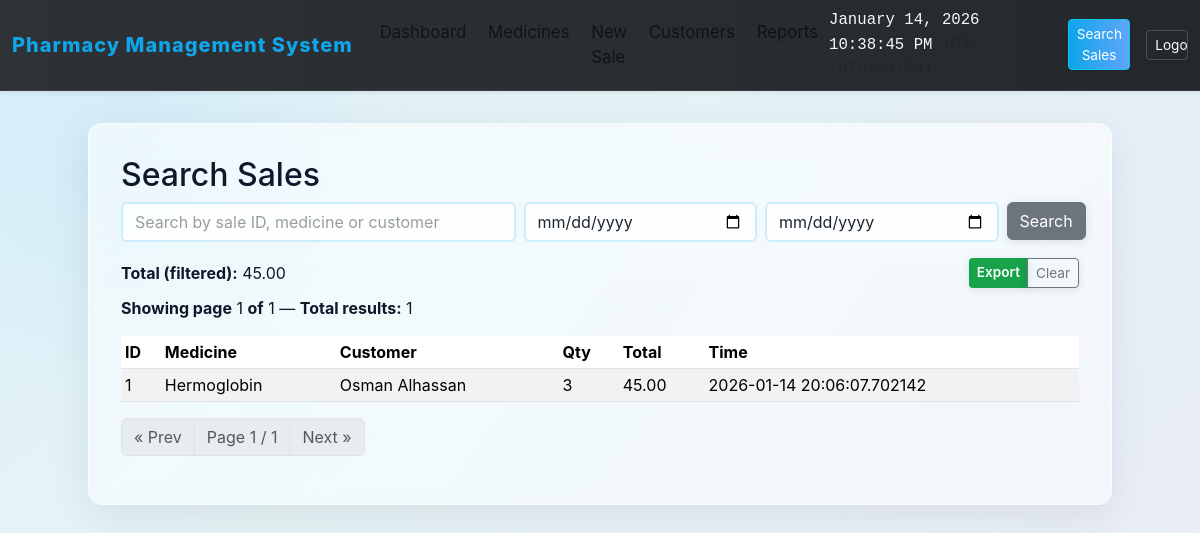
The page /sales/search (signed in) on the database as committed earlier.
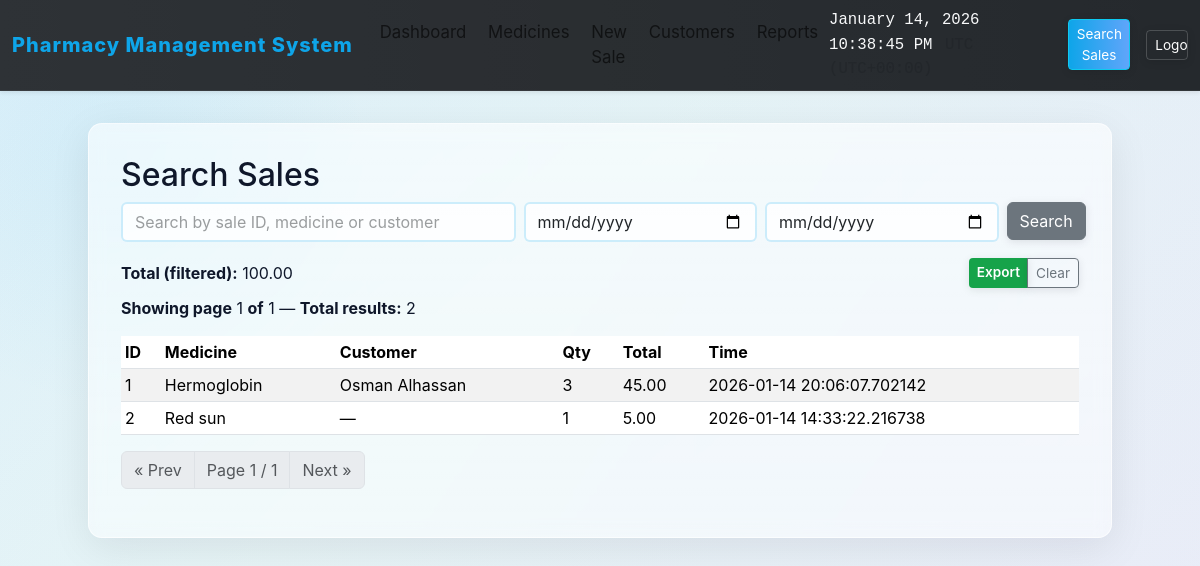
The same page on the database as committed later.
### models.py (models this page shows, shortened)
class Sale(db.Model):
    id = db.Column(db.Integer, primary_key=True)
    medicine_id = db.Column(db.Integer, db.ForeignKey("medicine.id"), nullable=False)
    medicine = db.relationship("Medicine")
    quantity = db.Column(db.Integer, nullable=False)
    price_per_unit = db.Column(db.Float, nullable=False)
    total_price = db.Column(db.Float, nullable=False)
    timestamp = db.Column(db.DateTime, default=datetime.now)
    customer_id = db.Column(db.Integer, db.ForeignKey("customer.id"), nullable=True)
    customer = db.relationship("Customer")

class Medicine(db.Model):
    id = db.Column(db.Integer, primary_key=True)
    name = db.Column(db.String(120), nullable=False)
    brand = db.Column(db.String(120))
    price = db.Column(db.Float, nullable=False)
    quantity = db.Column(db.Integer, nullable=False, default=0)
    expiry_date = db.Column(db.Date, nullable=True)
    category = db.Column(db.String(80))
    description = db.Column(db.Text)

class Customer(db.Model):
    id = db.Column(db.Integer, primary_key=True)
    name = db.Column(db.String(120), nullable=False)
    phone = db.Column(db.String(30))

### app.py (the view, shortened to what this page needs)
    @app.route('/sales/search')
    @admin_required
    def search_sales():
        q = request.args.get('q', '').strip()
        from_date = request.args.get('from_date')
        to_date = request.args.get('to_date')
        all_sales_q = Sale.query
        try:
            if from_date:
                fd = datetime.strptime(from_date, '%Y-%m-%d')
                all_sales_q = all_sales_q.filter(Sale.timestamp >= fd)
            if to_date:
                td = datetime.strptime(to_date, '%Y-%m-%d')
                td_end = datetime(td.year, td.month, td.day, 23, 59, 59)
                all_sales_q = all_sales_q.filter(Sale.timestamp <= td_end)
        except Exception:
            pass
        try:
            page = int(request.args.get('page', 1))
        except Exception:
            page = 1
        try:
            per_page = int(request.args.get('per_page', 10))
        except Exception:
            per_page = 10
        pagination = all_sales_q.order_by(Sale.timestamp.desc()).paginate(page=page, per_page=per_page, error_out=False)
        all_sales = pagination.items
        total_all_val = db.session.query(func.coalesce(func.sum(Sale.total_price), 0.0)).select_from(all_sales_q.subquery()).scalar()
        try:
            total_all = float(total_all_val)
        except Exception:
            total_all = sum(s.total_price for s in all_sales)
        return render_template('search_sales.html', all_sales=all_sales, pagination=pagination, total_all=total_all, q=q, from_date=from_date, to_date=to_date)

### templates/search_sales.html (shortened to what this page needs)
{% extends 'base.html' %}
{% block content %}
  <h2>Search Sales</h2>
  <form id="search-form" class="row g-2 mb-3" method="get" action="{{ url_for('search_sales') }}">
    <div class="col-md-5">
      <input class="form-control" name="q" placeholder="Search by sale ID, medicine or customer" value="{{ q or '' }}">
    </div>
    <div class="col-md-3">
      <input class="form-control" name="from_date" type="date" value="{{ from_date or '' }}">
    </div>
    <div class="col-md-3">
      <input class="form-control" name="to_date" type="date" value="{{ to_date or '' }}">
    </div>
    <div class="col-md-1">
      <button class="btn btn-secondary" type="submit">Search</button>
    </div>
  </form>
  <div id="results-container">
    <div class="d-flex justify-content-between align-items-center">
      <p class="mb-0"><strong>Total (filtered):</strong> {{'%.2f'|format(total_all)}}</p>
      <div class="btn-group">
        <a id="search-export" href="{{ url_for('export_sales', q=q or '', from_date=from_date or '', to_date=to_date or '') }}" class="btn btn-sm btn-success">Export</a>
        <a id="search-clear" href="{{ url_for('search_sales') }}" class="btn btn-sm btn-outline-secondary">Clear</a>
      </div>
    </div>
    <p class="mt-2"><strong>Showing page</strong> {{ pagination.page }} <strong>of</strong> {{ pagination.pages }} — <strong>Total results:</strong> {{ pagination.total }}</p>
    <table class="table table-sm table-striped">
      <thead><tr><th>ID</th><th>Medicine</th><th>Customer</th><th>Qty</th><th>Total</th><th>Time</th></tr></thead>
      <tbody>
        {% for s in all_sales %}
          <tr>
            <td>{{s.id}}</td>
            <td>{{s.medicine.name}}</td>
            <td>{{s.customer.name if s.customer else '—'}}</td>
            <td>{{s.quantity}}</td>
            <td>{{'%.2f'|format(s.total_price)}}</td>
            <td>{{s.timestamp}}</td>
          </tr>
        {% endfor %}
      </tbody>
    </table>
    <nav aria-label="Sales pagination">
      <ul class="pagination">
        <li class="page-item {% if not pagination.has_prev %}disabled{% endif %}">
          <a class="page-link" href="{{ url_for('search_sales', q=q or '', from_date=from_date or '', to_date=to_date or '', page=pagination.prev_num, per_page=request.args.get('per_page',10)) }}">&laquo; Prev</a>
        </li>
        <li class="page-item disabled"><span class="page-link">Page {{ pagination.page }} / {{ pagination.pages }}</span></li>
        <li class="page-item {% if not pagination.has_next %}disabled{% endif %}">
          <a class="page-link" href="{{ url_for('search_sales', q=q or '', from_date=from_date or '', to_date=to_date or '', page=pagination.next_num, per_page=request.args.get('per_page',10)) }}">Next &raquo;</a>
        </li>
      </ul>
    </nav>
  </div>
{% endblock %}

Rows that differ between the two databases and show on the page:
added Sale: id "2", medicine.name "Red sun", customer "—", quantity "1", total_price "5.00", timestamp "2026-01-14 14:33:22.216738"
Other text that changed with them:
{{ '%.2f'|format(total_all) }}: "45.00" → "100.00"
{{ pagination.total }}: "1" → "2"
